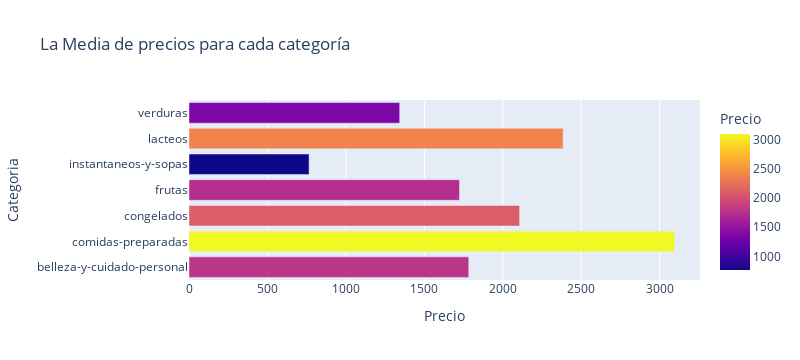

This figure's notebook cell:
### Code cell
# Agarrando la media e las medianas del los precios por categoria
# MEDIA
media_preco_por_categoria = df.groupby("Categoria")["Preco_Normal"].mean().reset_index()
fig = px.bar(media_preco_por_categoria, x="Preco_Normal", y="Categoria", orientation="h",
             title="La Media de precios para cada categoría", 
             labels={"Preco_Normal": "Precio", "Categoria": "Categoria"},
             color="Preco_Normal",
             width=800)
fig.show()

### Figure 1 — Plotly figure (JSON) as saved in the notebook; plotly's stock layout.template omitted (floating-point values rounded to 4 significant figures)
{"data": [{"alignmentgroup": "True", "hovertemplate": "Precio=%{marker.color}<br>Categoria=%{y}<extra></extra>", "legendgroup": "", "marker": {"color": [1784.0, 3095.0, 2108.0, 1724.0, 765.5, 2385.0, 1343.0], "coloraxis": "coloraxis", "pattern": {"shape": ""}}, "name": "", "offsetgroup": "", "orientation": "h", "showlegend": false, "textposition": "auto", "type": "bar", "x": [1784.0, 3095.0, 2108.0, 1724.0, 765.5, 2385.0, 1343.0], "xaxis": "x", "y": ["belleza-y-cuidado-personal", "comidas-preparadas", "congelados", "frutas", "instantaneos-y-sopas", "lacteos", "verduras"], "yaxis": "y"}], "layout": {"barmode": "relative", "coloraxis": {"colorbar": {"title": {"text": "Precio"}}, "colorscale": [[0, "#0d0887"], [0.1111, "#46039f"], [0.2222, "#7201a8"], [0.3333, "#9c179e"], [0.4444, "#bd3786"], [0.5556, "#d8576b"], [0.6667, "#ed7953"], [0.7778, "#fb9f3a"], [0.8889, "#fdca26"], [1, "#f0f921"]]}, "height": 360, "legend": {"tracegroupgap": 0}, "title": {"text": "La Media de precios para cada categoría"}, "width": 800, "xaxis": {"anchor": "y", "autorange": true, "domain": [0, 1], "range": [0, 3258.0], "title": {"text": "Precio"}, "type": "linear"}, "yaxis": {"anchor": "x", "autorange": true, "domain": [0, 1], "range": [-0.5, 6.5], "title": {"text": "Categoria"}, "type": "category"}}}
